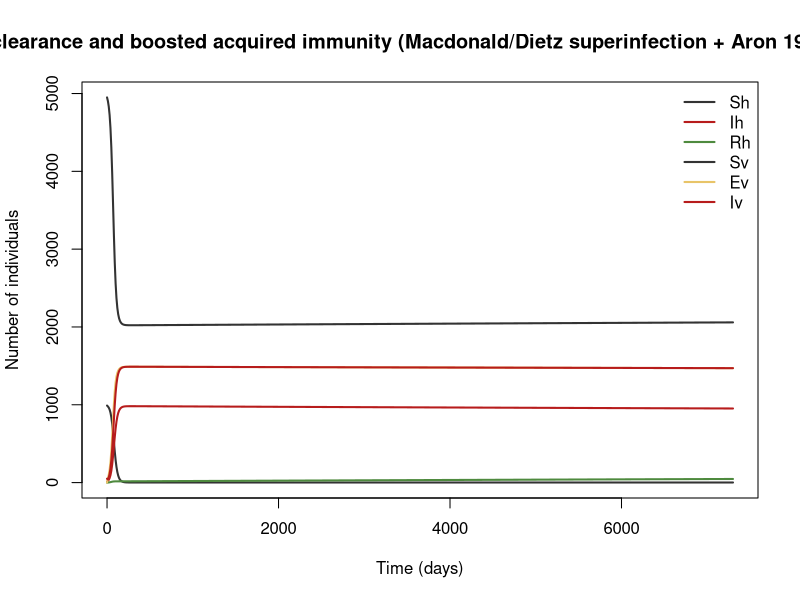

Write the R code that produced this figure.
## Ross–Macdonald with superinfection clearance and boosted acquired immunity (Macdonald/Dietz superinfection + Aron 1988 boosting) [ILLUSTRATIVE-COMPOSITE]
## P. falciparum malaria, stable endemic areas.
## Parameter values: 0 of 9 checked against the source; the rest are recalled or illustrative.
## Reference: Smith DL, Battle KE, Hay SI, et al. (2012) Ross, Macdonald, and a theory for the dynamics and control of mosquito-transmitted pathogens. PLoS Pathog 8(4):e1002588
## Source: https://doi.org/10.1371/journal.ppat.1002588
##
## Generated from a compartmental model diagram (model format v1).
## Regenerating from the same diagram always gives this exact file.
##
## Compartments: Sh, Ih, Rh, Sv, Ev, Iv
## Flows (time unit: days):
##   (outside) -> Sh  : mu_h * Nh
##   Sh -> Ih         : h_foi * Sh
##   Ih -> Rh         : r_eff * Ih
##   Rh -> Sh         : w_loss * Rh
##   Sh -> (outside)  : mu_h * Sh
##   Ih -> (outside)  : mu_h * Ih
##   Rh -> (outside)  : mu_h * Rh
##   (outside) -> Sv  : mu_v * Nv
##   Sv -> Ev         : lambda_v * Sv
##   Ev -> Iv         : nu_v * Ev
##   Sv -> (outside)  : mu_v * Sv
##   Ev -> (outside)  : mu_v * Ev
##   Iv -> (outside)  : mu_v * Iv

library(deSolve)

# ---- Time ------------------------------------------------------------
times <- seq(0, 7300, by = 10)  # days

# ---- Parameters ------------------------------------------------------
parameters <- c(
  a_bite = 0.3,     # human-biting rate per mosquito (1/day)
  p_mh = 0.1,       # mosquito → human transmission probability per bite
  p_hm = 0.5,       # human → mosquito transmission probability per bite
  r_clear = 0.005,  # clearance rate of a single infection (about 200 days) (1/day)
  tau_imm = 1825,   # immune memory without boosting (illustrative) (days)
  mu_h = 5.5e-5,    # human birth = death rate (50-year life) (1/day)
  mu_v = 0.1,       # mosquito death rate (1/day)
  nu_v = 0.1,       # 1/EIP (1/day)
  m_ratio = 5       # sets the initial Nv; mosquito births balance deaths (mosquitoes/human)
)

# ---- Initial conditions ----------------------------------------------
state <- c(
  Sh = 990,   # susceptible humans
  Ih = 10,    # infected/infectious humans (possibly carrying several broods)
  Rh = 0,     # immune humans: not infectious, immunity kept up by re-exposure
  Sv = 4950,  # susceptible mosquitoes
  Ev = 0,     # mosquitoes in extrinsic incubation
  Iv = 50     # infectious mosquitoes
)

# ---- Model equations -------------------------------------------------
malaria_superinfection_boosting_model <- function(t, state, parameters) {
  with(as.list(c(state, parameters)), {
    # Total population
    N <- Sh + Ih + Rh

    # Derived quantities
    Nh <- Sh + Ih + Rh
    Nv <- Sv + Ev + Iv
    h_foi <- pmax(a_bite * p_mh * Iv / Nh, 1e-10)  # human force of infection (EIR × b); the floor avoids 0/0
    r_eff <- h_foi / (exp(h_foi / r_clear) - 1)    # superinfection-adjusted clearance rate (tends to r_clear as h_foi → 0)
    w_loss <- h_foi / (exp(h_foi * tau_imm) - 1)   # immunity loss rate with boosting (tends to 1/tau_imm as h_foi → 0)
    lambda_v <- a_bite * p_hm * Ih / Nh            # mosquito force of infection

    # Rates of change
    dSh <- mu_h * Nh - h_foi * Sh + w_loss * Rh - mu_h * Sh
    dIh <- h_foi * Sh - r_eff * Ih - mu_h * Ih
    dRh <- r_eff * Ih - w_loss * Rh - mu_h * Rh
    dSv <- mu_v * Nv - lambda_v * Sv - mu_v * Sv
    dEv <- lambda_v * Sv - nu_v * Ev - mu_v * Ev
    dIv <- nu_v * Ev - mu_v * Iv

    list(c(dSh, dIh, dRh, dSv, dEv, dIv))
  })
}

# ---- Solve -----------------------------------------------------------
out <- ode(y = state, times = times, func = malaria_superinfection_boosting_model, parms = parameters)
out <- as.data.frame(out)

# ---- Plot ------------------------------------------------------------
compartment_cols <- c(Sh = "#333333", Ih = "#B71C1C", Rh = "#4E8A3E", Sv = "#333333", Ev = "#E8C468", Iv = "#B71C1C")
matplot(out$time, out[, names(compartment_cols)], type = "l", lty = 1, lwd = 2,
        col = compartment_cols, xlab = "Time (days)", ylab = "Number of individuals",
        main = "Ross–Macdonald with superinfection clearance and boosted acquired immunity (Macdonald/Dietz superinfection + Aron 1988 boosting) [ILLUSTRATIVE-COMPOSITE]")
legend("topright", legend = names(compartment_cols), col = compartment_cols,
       lty = 1, lwd = 2, bty = "n")
